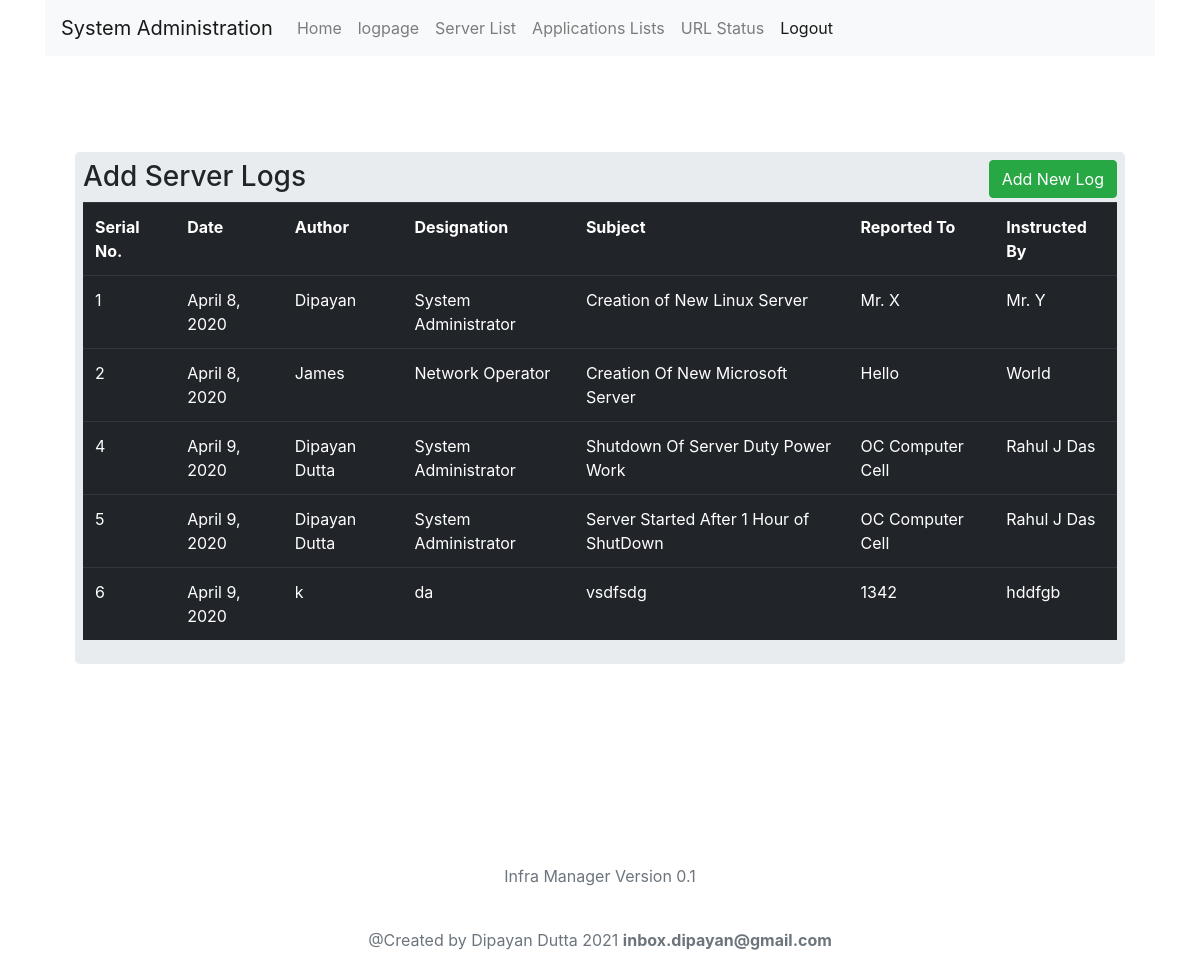
Before: /logpage/addlog/ (signed in) with the older database file.
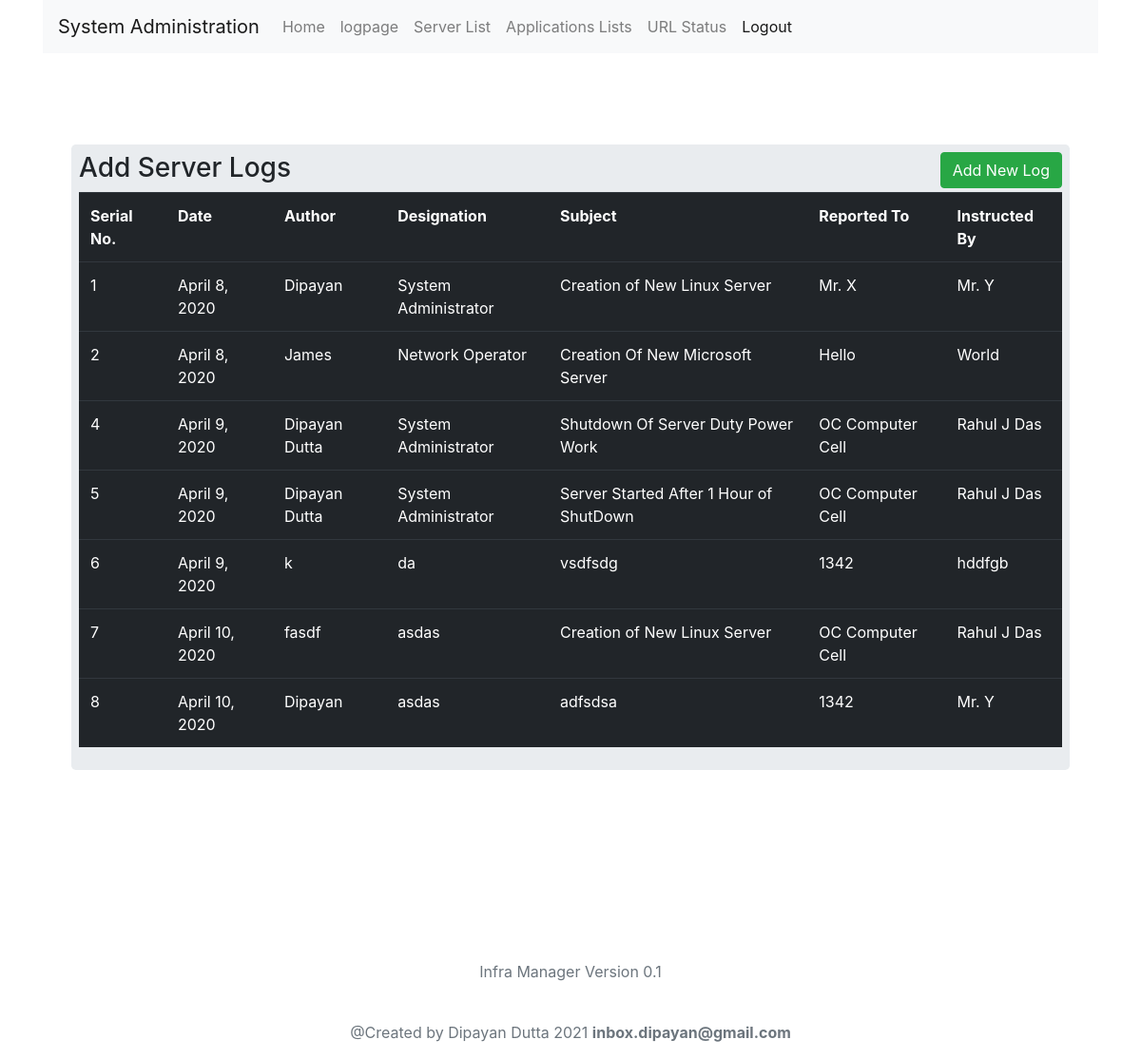
After: the same page with the newer database file.
### logbook/models.py (models this page shows)
class LogBookEntry(models.Model):
	SerialNumber 	= models.AutoField(primary_key=True)
	CreatedAt		= models.DateField(default=timezone.now)
	Author 			= models.TextField(max_length=30)
	Designation		= models.TextField(max_length=30)
	Subject			= models.TextField(max_length=300)
	ReportedTo		= models.TextField(max_length=30)
	InstructedBy	= models.TextField(max_length=30)

### logbook/views.py (the view)
# urls.py: path('addlog/',logpage,name='logpage'),
@login_required(login_url='/login/')
def logpage(request):
	template = 'serverlogs.html'
	title    = 'serverlogs'
	logs 	 = LogBookEntry.objects.all()
	return render(request,template,{'title':title,'logs':logs})

### logbook/templates/serverlogs.html (shortened to what this page needs)
{% extends 'base.html' %}
{% block PageBody %}
	<div class="container">
		<div class="row">
			<div class="col md-12">
				<div class="jumbotron p-2">
					<h3>Add Server Logs<button type="button" class="btn btn-success float-right" data-toggle="modal" data-target="#addmodal">Add New Log</button></h3>
				<table class="table table-hover table-dark">
					<tr>
						<th>Serial No.</th>
						<th>Date</th>
						<th>Author</th>
						<th>Designation</th>
						<th>Subject</th>
						<th>Reported To</th>
						<th>Instructed By</th>
					</tr>
					{% for data in logs %}
					<tr>
						<td>{{ data.SerialNumber }}</td>
						<td>{{ data.CreatedAt }}</td>
						<td>{{ data.Author }}</td>
						<td>{{ data.Designation }}</td>
						<td>{{ data.Subject }}</td>
						<td>{{ data.ReportedTo }}</td>
						<td>{{ data.InstructedBy }}</td>
					</tr>
					{% endfor %}
				</table>
				</div>
			</div>
		</div>
	</div>
{% endblock %}

Changed rows visible on the page:
added LogBookEntry: SerialNumber "7", CreatedAt "April 10, 2020", Author "fasdf", Designation "asdas", Subject "Creation of New Linux Server", ReportedTo "OC Computer Cell", InstructedBy "Rahul J Das"
added LogBookEntry: SerialNumber "8", CreatedAt "April 10, 2020", Author "Dipayan", Designation "asdas", Subject "adfsdsa", ReportedTo "1342", InstructedBy "Mr. Y"
